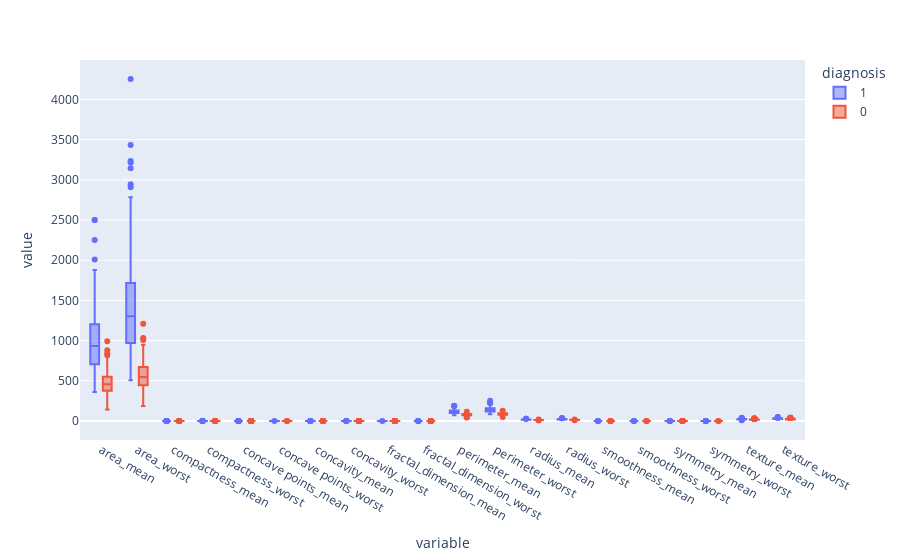

The cell this chart's notebook holds for it:
### Markdown cell above
Now we have the data cleaned, next is to look for outliers or any extreneous values. An easy way to do this is to draw boxplots for each of the features and to see if there are clear outliers.

### Code cell
fig1 = px.box(df_means, color = 'diagnosis')
fig1.show()

### Figure 1 — Plotly figure (JSON) as saved in the notebook; plotly's stock layout.template omitted (floating-point values rounded to 4 significant figures; data arrays with more than 128 entries replaced by an {"elided": "..."} marker saying what was removed)
{"data": [{"alignmentgroup": "True", "hovertemplate": "diagnosis=1<br>variable=%{x}<br>value=%{y}<extra></extra>", "legendgroup": "1", "marker": {"color": "#636efa"}, "name": "1", "notched": false, "offsetgroup": "1", "orientation": "v", "showlegend": true, "type": "box", "x": {"elided": "4240 str values"}, "x0": " ", "xaxis": "x", "y": {"elided": "4240 float values"}, "y0": " ", "yaxis": "y"}, {"alignmentgroup": "True", "hovertemplate": "diagnosis=0<br>variable=%{x}<br>value=%{y}<extra></extra>", "legendgroup": "0", "marker": {"color": "#EF553B"}, "name": "0", "notched": false, "offsetgroup": "0", "orientation": "v", "showlegend": true, "type": "box", "x": {"elided": "7140 str values"}, "x0": " ", "xaxis": "x", "y": {"elided": "7140 float values"}, "y0": " ", "yaxis": "y"}], "layout": {"boxmode": "group", "legend": {"title": {"text": "diagnosis"}, "tracegroupgap": 0}, "margin": {"t": 60}, "xaxis": {"anchor": "y", "domain": [0, 1], "title": {"text": "variable"}}, "yaxis": {"anchor": "x", "domain": [0, 1], "title": {"text": "value"}}}}
